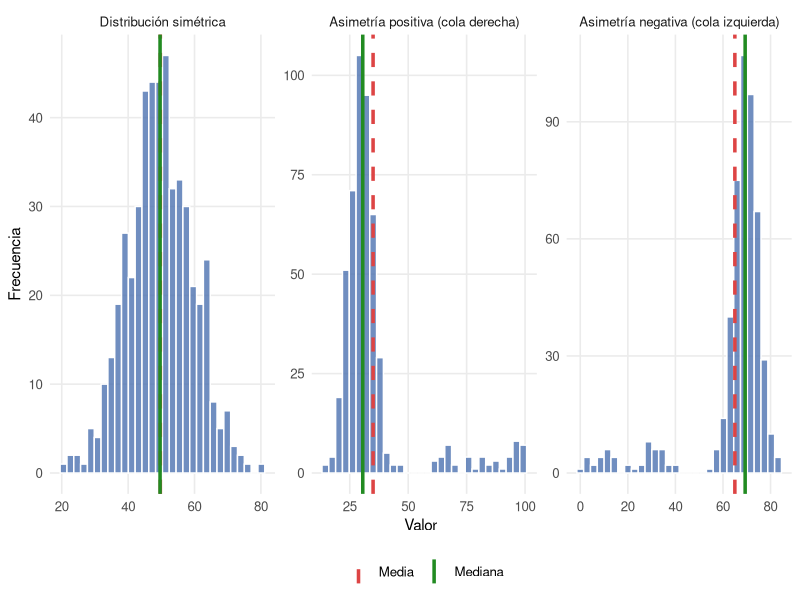
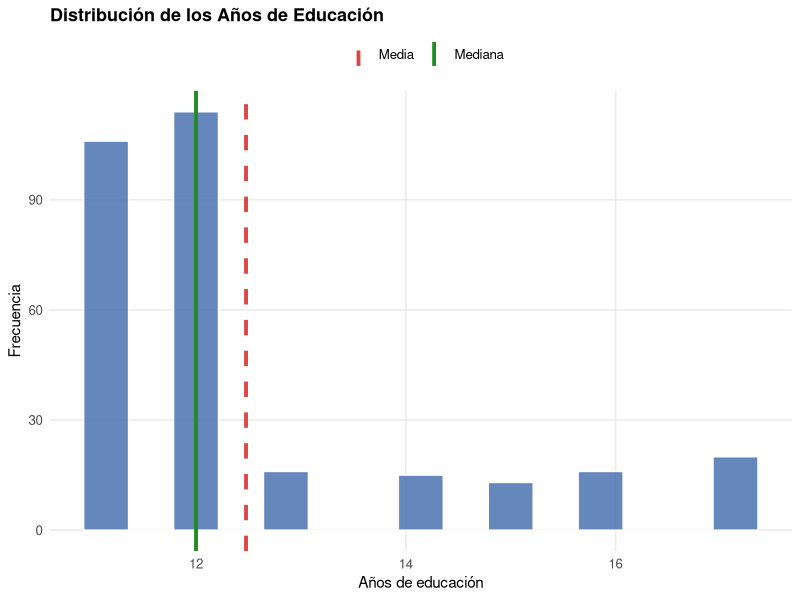
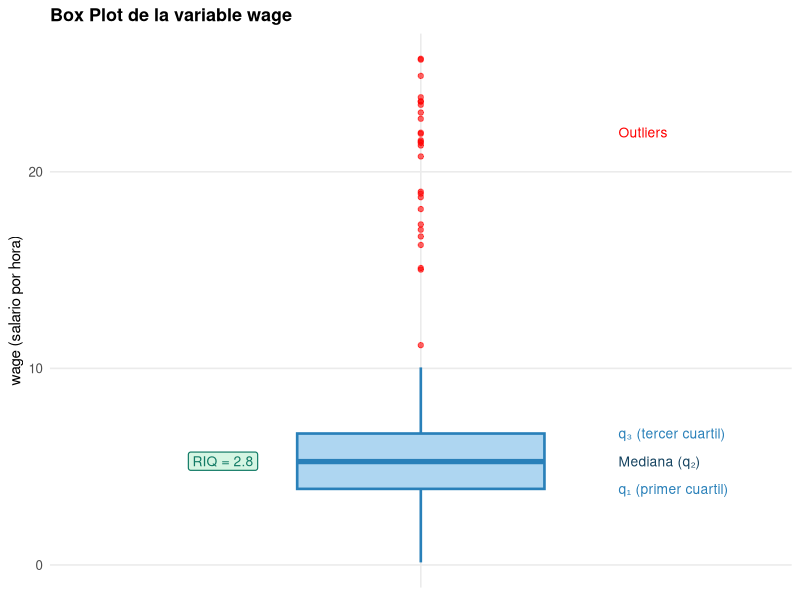
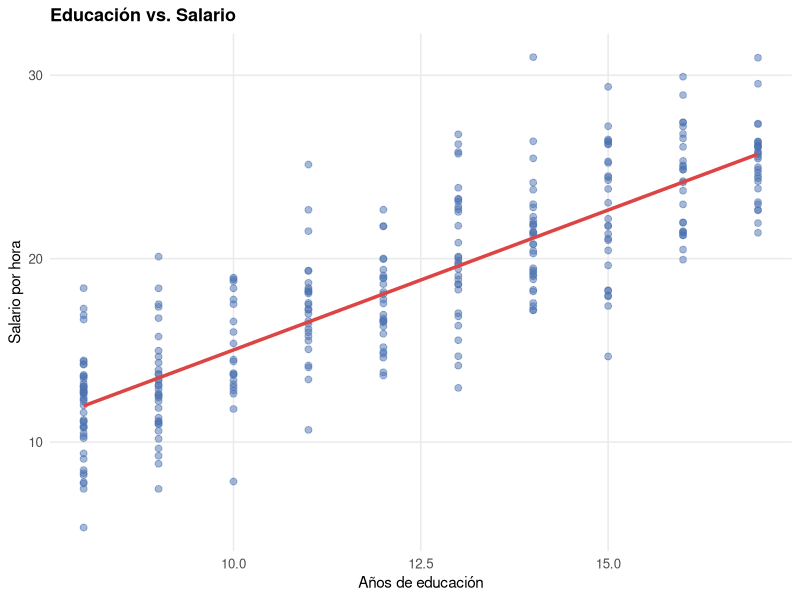
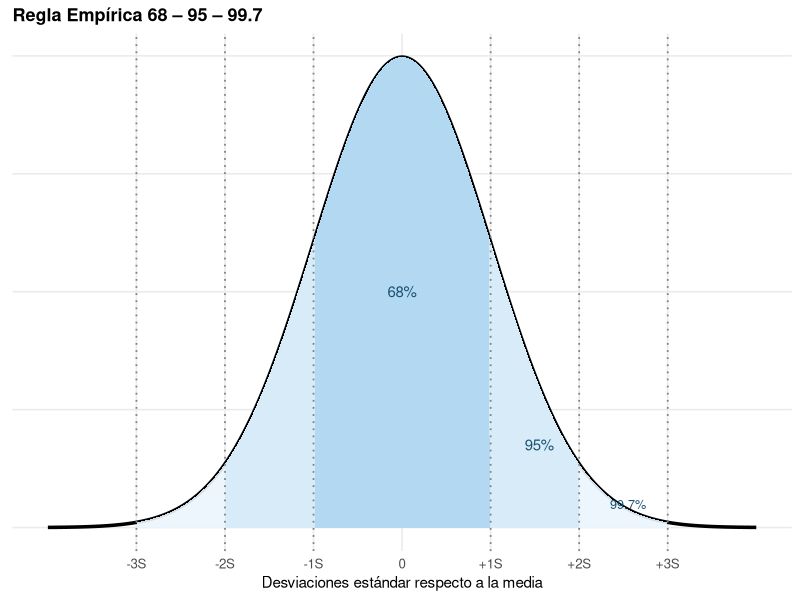

Recreate these plots in R, in order.
## ---- chunk 1
#| label: setup
#| include: false

library(ggplot2)
library(dplyr)
library(tidyr)
library(knitr)
library(kableExtra)
library(scales)
library(e1071)   # skewness / kurtosis

set.seed(42)

theme_repaso <- theme_minimal(base_size = 12) +
  theme(
    panel.grid.minor  = element_blank(),
    plot.title        = element_text(face = "bold", size = 13),
    plot.subtitle     = element_text(colour = "grey40"),
    axis.title        = element_text(size = 11),
    legend.position   = "top"
  )
theme_set(theme_repaso)
## ---- chunk 2
#| label: demo-media
x <- c(4, 7, 13, 2, 1)
cat("Media:", mean(x), "\n")
cat("Suma desviaciones:", round(sum(x - mean(x)), 10), "\n")   # ≈ 0

# Propiedad de linealidad: mean(a*x + b) = a*mean(x) + b
a <- 3; b <- 5
cat("mean(3x+5):", mean(a * x + b), "== 3*mean(x)+5:", a * mean(x) + b, "\n")
## ---- chunk 3
#| label: demo-moda
moda <- function(x) as.numeric(names(which.max(table(x))))
x2 <- c(1, 2, 2, 3, 3, 3, 4)
cat("Moda:", moda(x2), "\n")
## ---- chunk 4
#| label: fig-media-mediana
#| fig-cap: "Efecto de la asimetría sobre media y mediana"
#| fig-width: 12
#| fig-height: 4

simetrica   <- rnorm(500, 50, 10)
asim_pos    <- c(rnorm(450, 30, 5), runif(50, 60, 100))
asim_neg    <- c(runif(50, 0, 40),  rnorm(450, 70, 5))

df_asim <- bind_rows(
  data.frame(valor = simetrica, tipo = "Distribución simétrica"),
  data.frame(valor = asim_pos,  tipo = "Asimetría positiva (cola derecha)"),
  data.frame(valor = asim_neg,  tipo = "Asimetría negativa (cola izquierda)")
) |>
  group_by(tipo) |>
  mutate(
    media   = mean(valor),
    mediana = median(valor)
  ) |>
  ungroup() |>
  mutate(tipo = factor(tipo, levels = c(
    "Distribución simétrica",
    "Asimetría positiva (cola derecha)",
    "Asimetría negativa (cola izquierda)"
  )))

ggplot(df_asim, aes(x = valor)) +
  geom_histogram(bins = 30, fill = "#4C72B0", colour = "white", alpha = 0.8) +
  geom_vline(aes(xintercept = media,   colour = "Media"),   linewidth = 1.2, linetype = "dashed") +
  geom_vline(aes(xintercept = mediana, colour = "Mediana"), linewidth = 1.2) +
  scale_colour_manual(
    name   = "",
    values = c("Media" = "#DD4444", "Mediana" = "#228B22")
  ) +
  facet_wrap(~tipo, scales = "free") +
  labs(x = "Valor", y = "Frecuencia") +
  theme(legend.position = "bottom")
## ---- chunk 5
#| label: demo-cuartiles
x_ej <- rnorm(200, 50, 10)
quantile(x_ej, probs = c(0.25, 0.50, 0.75))
## ---- chunk 6
#| label: demo-varianza
x_v <- rnorm(100, 50, 10)
a <- 3; b <- 5
cat("Var(x)     :", round(var(x_v), 4), "\n")
cat("Var(x + 5) :", round(var(x_v + b), 4), "  (igual, traslación)\n")
cat("Var(3x)    :", round(var(a * x_v), 4), "== 9*Var(x):", round(a^2 * var(x_v), 4), "\n")
## ---- chunk 7
#| label: demo-cv
cv <- function(x) sd(x) / abs(mean(x)) * 100
cat("CV(x_ej) =", round(cv(x_ej), 2), "%\n")
## ---- chunk 8
#| label: tbl-dispersion
#| tbl-cap: "Comparación de medidas de dispersión"

data_ej <- rnorm(200, 50, 10)
q1v <- quantile(data_ej, 0.25)
q3v <- quantile(data_ej, 0.75)

tibble(
  Medida     = c("Rango", "RIQ", "Varianza muestral", "Desv. estándar", "CV (%)"),
  `Función R` = c("diff(range(x))", "IQR(x)", "var(x)", "sd(x)", "sd/mean × 100"),
  Valor      = c(
    round(diff(range(data_ej)), 2),
    round(IQR(data_ej), 2),
    round(var(data_ej), 2),
    round(sd(data_ej), 2),
    round(cv(data_ej), 2)
  ),
  Robustez   = c("Baja", "Alta", "Baja", "Baja", "Moderada"),
  Unidades   = c("mismas que X", "mismas que X", "X²", "mismas que X", "adimensional")
) |>
  kable(align = "lllcc") |>
  kable_styling(bootstrap_options = c("striped", "hover"), full_width = FALSE) |>
  column_spec(1, bold = TRUE)
## ---- chunk 9
#| label: demo-forma
cat("Asimetría :", round(skewness(data_ej), 4), "\n")
cat("Curtosis  :", round(kurtosis(data_ej), 4), "\n")
## ---- chunk 10
#| label: demo-summary
summary(data_ej)
## ---- chunk 11
#| label: fig-histograma
#| fig-cap: "Histograma con media y mediana"
#| fig-width: 8
#| fig-height: 4

educ <- c(sample(11:12, 220, replace = TRUE),
          sample(13:17, 80,  replace = TRUE))

ggplot(data.frame(educ), aes(x = educ)) +
  geom_histogram(bins = 15, fill = "#4C72B0", colour = "white", alpha = 0.85) +
  geom_vline(aes(xintercept = mean(educ),   colour = "Media"),
             linewidth = 1.3, linetype = "dashed") +
  geom_vline(aes(xintercept = median(educ), colour = "Mediana"),
             linewidth = 1.3) +
  scale_colour_manual(
    name   = "",
    values = c("Media" = "#DD4444", "Mediana" = "#228B22")
  ) +
  labs(
    title = "Distribución de los Años de Educación",
    x     = "Años de educación",
    y     = "Frecuencia"
  )
## ---- chunk 12
#| label: fig-boxplot
#| fig-cap: "Anatomía del boxplot — variable wage"
#| fig-width: 5
#| fig-height: 7

wage <- c(rnorm(400, 5, 2), runif(26, 15, 26))
wage <- wage[wage > 0]

q1w  <- quantile(wage, 0.25)
q3w  <- quantile(wage, 0.75)
medw <- median(wage)
riqw <- IQR(wage)

ggplot(data.frame(wage), aes(x = "", y = wage)) +
  geom_boxplot(
    fill       = "#AED6F1",
    colour     = "#2980B9",
    outlier.colour = "red",
    outlier.alpha  = 0.6,
    linewidth  = 0.9,
    width      = 0.4
  ) +
  # Anotaciones
  annotate("text", x = 1.32, y = medw, label = "Mediana (q₂)",
           hjust = 0, size = 3.5, colour = "#154360") +
  annotate("text", x = 1.32, y = q3w,  label = "q₃ (tercer cuartil)",
           hjust = 0, size = 3.5, colour = "#2980B9") +
  annotate("text", x = 1.32, y = q1w,  label = "q₁ (primer cuartil)",
           hjust = 0, size = 3.5, colour = "#2980B9") +
  annotate("label", x = 0.68, y = (q1w + q3w) / 2,
           label  = paste0("RIQ = ", round(riqw, 1)),
           size   = 3.5, colour = "#117A65",
           fill   = "#D5F5E3", label.size = 0.4) +
  annotate("text", x = 1.32, y = 22, label = "Outliers",
           hjust = 0, size = 3.5, colour = "red") +
  scale_x_discrete(labels = NULL) +
  labs(
    title = "Box Plot de la variable wage",
    x     = NULL,
    y     = "wage (salario por hora)"
  )
## ---- chunk 13
#| label: fig-scatter
#| fig-cap: "Diagrama de dispersión: educación vs. salario"
#| fig-width: 7
#| fig-height: 4

df_sc <- data.frame(
  educ2 = sample(8:17, 300, replace = TRUE)
) |>
  mutate(wage2 = 1.5 * educ2 + rnorm(300, 0, 3))

ggplot(df_sc, aes(x = educ2, y = wage2)) +
  geom_point(colour = "#4C72B0", alpha = 0.5, size = 2) +
  geom_smooth(method = "lm", se = FALSE, colour = "#DD4444", linewidth = 1.2) +
  labs(
    title = "Educación vs. Salario",
    x     = "Años de educación",
    y     = "Salario por hora"
  )
## ---- chunk 14
#| label: tbl-frecuencias
#| tbl-cap: "Tabla de frecuencias para años de educación"

breaks  <- c(6, 9, 11, 13, 15, 18)
etiq    <- c("[6, 9)", "[9, 11)", "[11, 13)", "[13, 15)", "[15, 18)")
fi      <- as.integer(table(cut(educ, breaks = breaks, right = FALSE,
                                labels = etiq)))
n_total <- length(educ)

tibble(
  Intervalo = etiq,
  `$f_i$`   = fi,
  `$h_i$`   = round(fi / n_total, 3),
  `$F_i$`   = cumsum(fi),
  `$H_i$`   = round(cumsum(fi / n_total), 3)
) |>
  kable(align = "lrrrr") |>
  kable_styling(bootstrap_options = c("striped", "hover"), full_width = FALSE) |>
  row_spec(nrow(tibble(Intervalo = etiq)), bold = TRUE)
## ---- chunk 15
#| label: fig-regla-empirica
#| fig-cap: "Regla empírica 68-95-99.7"
#| fig-width: 9
#| fig-height: 4

x_norm <- seq(-4, 4, length.out = 500)
df_norm <- data.frame(x = x_norm, y = dnorm(x_norm))

bandas <- data.frame(
  xmin  = c(-3, -2, -1),
  xmax  = c( 3,  2,  1),
  fill  = c("#EBF5FB", "#D6EAF8", "#AED6F1"),
  label = c("99.7% (±3S)", "95% (±2S)", "68% (±1S)")
)

p_reg <- ggplot(df_norm, aes(x, y)) +
  geom_line(linewidth = 1.2)

for (i in seq_len(nrow(bandas))) {
  sub <- df_norm |> filter(x >= bandas$xmin[i], x <= bandas$xmax[i])
  p_reg <- p_reg +
    geom_area(data = sub, aes(x = x, y = y),
              fill = bandas$fill[i], alpha = 0.9, inherit.aes = FALSE)
}

p_reg +
  geom_vline(xintercept = c(-3, -2, -1, 1, 2, 3),
             linetype = "dotted", colour = "grey50", linewidth = 0.6) +
  annotate("text", x = 0,    y = 0.20, label = "68%",   size = 3.8, colour = "#1A5276") +
  annotate("text", x = 1.55, y = 0.07, label = "95%",   size = 3.8, colour = "#1A5276") +
  annotate("text", x = 2.55, y = 0.02, label = "99.7%", size = 3.2, colour = "#1A5276") +
  scale_x_continuous(
    breaks = -3:3,
    labels = c("-3S", "-2S", "-1S", "0", "+1S", "+2S", "+3S")
  ) +
  labs(
    title = "Regla Empírica 68 – 95 – 99.7",
    x     = "Desviaciones estándar respecto a la media",
    y     = NULL
  ) +
  theme(axis.text.y = element_blank(), axis.ticks.y = element_blank())
